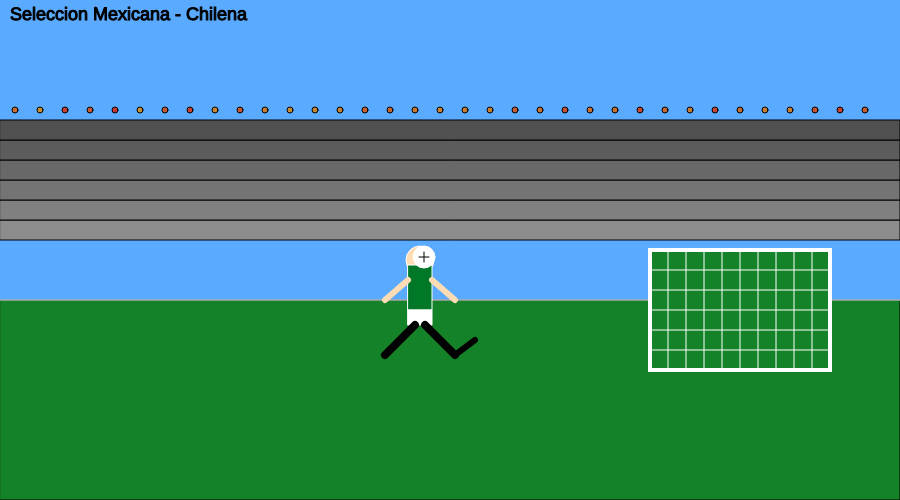
Frame 1 (no input)
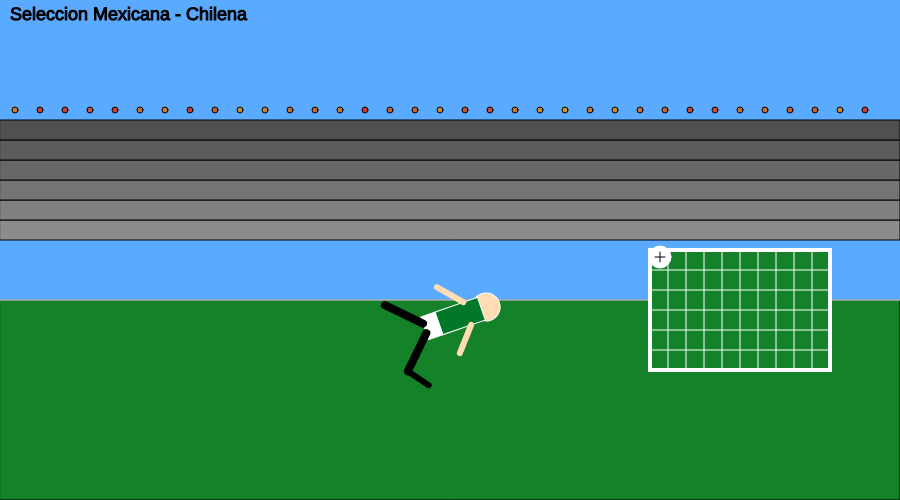
Frame 60 (no input)
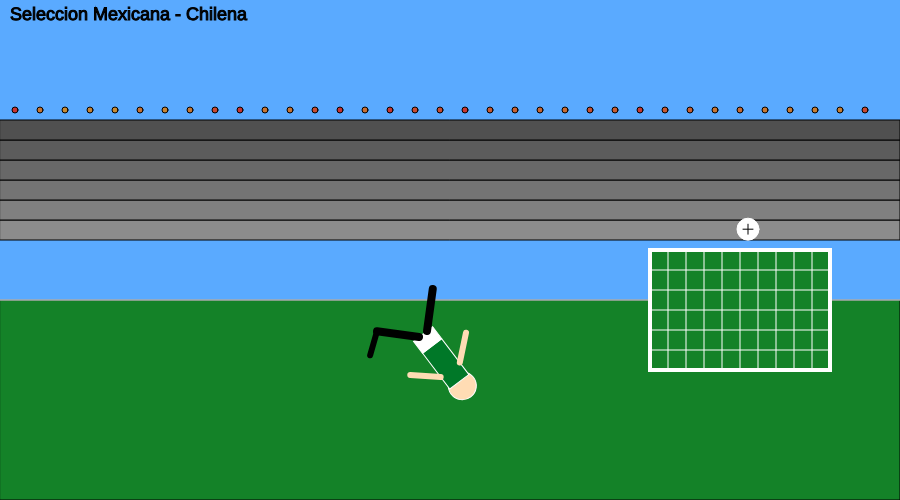
Frame 120 (the mouse pressed at the canvas centre since frame 60)

The p5.js sketch that drew these frames (run headless with seeded random() and noise() and a simulated clock; from frame 60 on, the mouse is pressed at the canvas centre):

// p5.js sketch
// ── sketch.js
let ang = 0;

let pelotaX = 420;
let pelotaY = 260;

let velX = 4;
let velY = -3;

function setup(){

createCanvas(900,500);

}

function draw(){

background(90,170,255);

dibujarGradas();

dibujarCancha();

dibujarPorteria();

dibujarJugador(420,330);

dibujarPelota();

texto();

}



function dibujarCancha(){

fill(20,130,40);

rect(0,300,900,200);

stroke(255);

line(0,300,900,300);

}



function dibujarGradas(){

for(let i=0;i<6;i++){

fill(140-i*12);

rect(0,220-i*20,900,20);

for(let j=0;j<35;j++){

fill(200,50+random(100),50);

ellipse(15+j*25,210-i*20,6,6);

}

}

}



function dibujarPorteria(){

stroke(255);

strokeWeight(4);

rect(650,250,180,120);

strokeWeight(1);

// red vertical

for(let i=0;i<10;i++){

line(650+i*18,250,650+i*18,370);

}

// red horizontal

for(let j=0;j<6;j++){

line(650,250+j*20,830,250+j*20);

}

}



function dibujarJugador(x,y){

push();

translate(x,y);

rotate(radians(ang));


// cabeza

fill(255,220,180);

ellipse(0,-70,28,28);


// cuerpo (verde México)

fill(0,120,40);

rect(-12,-65,24,45);


// short

fill(255);

rect(-12,-20,24,15);


// brazos

stroke(255,220,180);

strokeWeight(6);

line(-12,-50,-35,-30);

line(12,-50,35,-30);


// piernas

stroke(0);

strokeWeight(8);

line(-5,-5,-35,25);

line(5,-5,35,25);


// pie que golpea

strokeWeight(6);

line(35,25,55,10);


pop();

ang += 1.2;

}



function dibujarPelota(){

pelotaX += velX;

pelotaY += velY;


// rebote arriba

if(pelotaY < 100){

velY *= -1;

}


// rebote abajo

if(pelotaY > 350){

velY *= -1;

}


// rebote izquierda

if(pelotaX < 50){

velX *= -1;

}


// rebote porteria / derecha

if(pelotaX > 820){

velX *= -1;

}


// gravedad ligera

velY += 0.1;


// balón

fill(255);

ellipse(pelotaX,pelotaY,22,22);


// detalles

stroke(0);

line(pelotaX-5,pelotaY,pelotaX+5,pelotaY);

line(pelotaX,pelotaY-5,pelotaX,pelotaY+5);

}



function texto(){

fill(0);

textSize(18);

text("Seleccion Mexicana - Chilena",10,20);

}
// ── style.css
body{

background:#0a0f1f;
color:white;
text-align:center;

}
